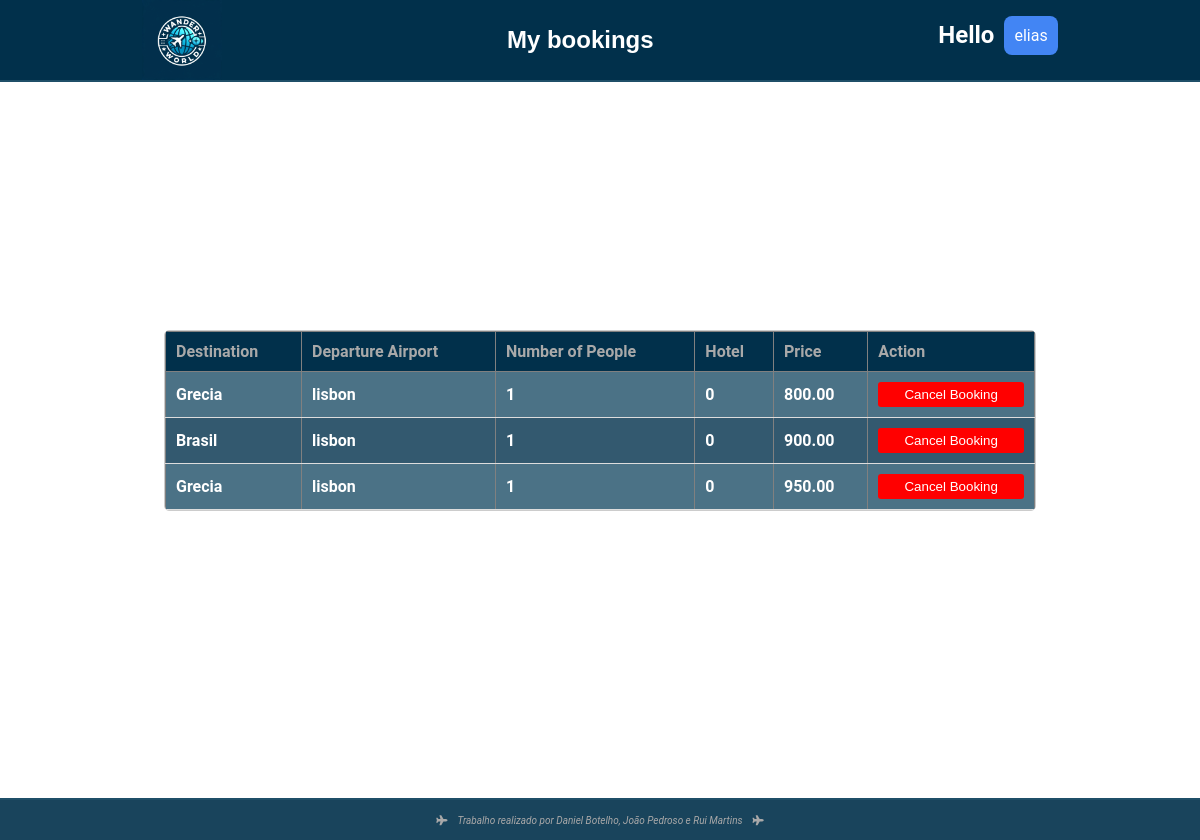
Page /mybookings.php (signed in) on the earlier database version.
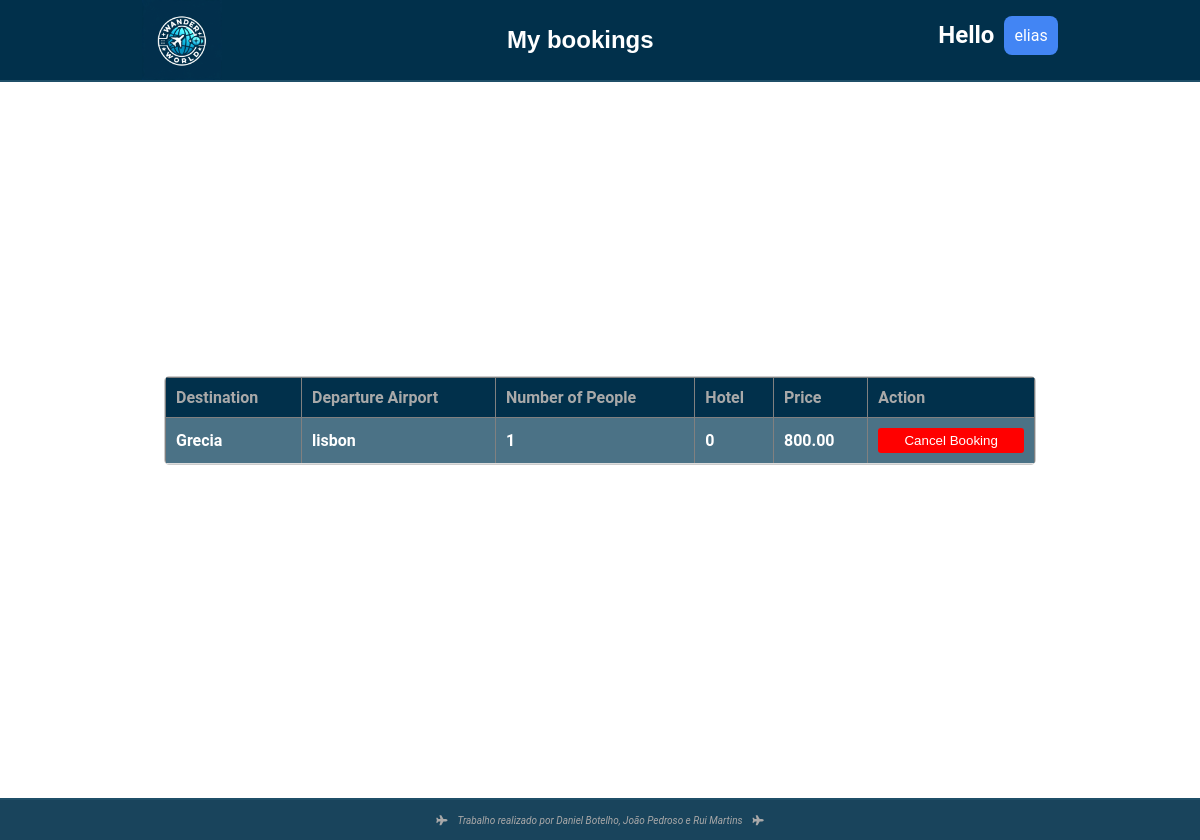
Same page on the later database version.
### tables this page shows
CREATE TABLE `viagens` (
  `id` int(11) NOT NULL,
  `destination_id` int(11) DEFAULT NULL,
  `departure_airport` varchar(255) DEFAULT NULL,
  `num_people` int(11) DEFAULT NULL,
  `hotel` varchar(255) DEFAULT NULL,
  `price` decimal(10,2) DEFAULT NULL,
  `user_id` int(11) DEFAULT NULL,
  `destination_name` varchar(255) DEFAULT NULL,
  `user_name` varchar(255) DEFAULT NULL
);

CREATE TABLE `destinations` (
  `id` int(11) NOT NULL,
  `name` varchar(255) NOT NULL,
  `description` text NOT NULL,
  `image_path` varchar(255) NOT NULL
);

### public/mybookings.php (the view, shortened to what this page needs)
<?php
if (isset($_SESSION['id']) && isset($_SESSION['user_name'])) {
    include_once "../includes/db-conn.php";
    $user_id = $_SESSION['id'];
    $sql = "SELECT v.*, d.name as destination_name FROM viagens v
            JOIN destinations d ON v.destination_id = d.id
            WHERE v.user_id = ?";
    $stmt = $conn->prepare($sql);
    $stmt->bind_param("i", $user_id);
    $stmt->execute();
    $result = $stmt->get_result();
    ?>
    <!DOCTYPE html>
    <html lang="en">
    <head>
        <link rel="stylesheet" href="../assets/styles/navbar.css">
        <link rel="stylesheet" href="../assets/styles/styles.css">
        <link rel="stylesheet" href="https://cdnjs.cloudflare.com/ajax/libs/font-awesome/5.15.4/css/all.min.css">
    </head>
    <body>
    <nav>
        <div class="img_container">
            <a href="../public/home.php"><img src="../assets/images/logogpt.jpeg" alt="Logo" id="logo"></a>
        </div>
        <div id="titulo">
            <h1>My bookings</h1>
        </div>
        <div class="Menu_user">
            <h1 class="hello" style="margin-bottom: 30px;">Hello </h1>
            <ul class="menu">
                <li class="menu-item">
                    <a class="User"><?php echo $_SESSION['name']; ?></a>
                </li>
            </ul>
        </div>
    </nav>
    <div class="main">
        <div class="container2">
            <?php if ($result->num_rows > 0): ?>
                <table border="1" align="center">
                    <thead>
                        <tr>
                            <th>Destination</th>
                            <th>Departure Airport</th>
                            <th>Number of People</th>
                            <th>Hotel</th>
                            <th>Price</th>
                            <th>Action</th>
                        </tr>
                    </thead>
                    <tbody>
                        <?php while ($row = $result->fetch_assoc()): ?>
                            <tr>
                                <td><?php echo htmlspecialchars($row['destination_name']); ?></td>
                                <td><?php echo htmlspecialchars($row['departure_airport']); ?></td>
                                <td><?php echo htmlspecialchars($row['num_people']); ?></td>
                                <td><?php echo htmlspecialchars($row['hotel']); ?></td>
                                <td><?php echo htmlspecialchars($row['price']); ?></td>
                                <td>
                                    <form action="../includes/cancel_booking.php" method="POST">
                                        <button type="submit" onclick="return confirm('Are you sure you want to cancel this booking?');">Cancel Booking</button>
                                    </form>
                                </td>
                            </tr>
                        <?php endwhile; ?>
                    </tbody>
                </table>
            <?php else: ?>
                <p style="text-align: center;" id="nobook">You have no bookings at the moment.</p>
            <?php endif; ?>
        </div>
    </div>
    <footer>
        <i class="fas fa-plane airplane-icon"></i>
        <em>Trabalho realizado por Daniel Botelho, João Pedroso e Rui Martins</em>
        <i class="fas fa-plane airplane-icon"></i>
    </footer>
    </body>
    </html>
    <?php
} else {
    header("Location: index.php");
    exit();
}
?>

Differences in the rows shown:
removed viagens: destination.name "Brasil", departure_airport "lisbon", num_people "1", hotel "0", price "900.00"
removed viagens: destination.name "Grecia", departure_airport "lisbon", num_people "1", hotel "0", price "950.00"
